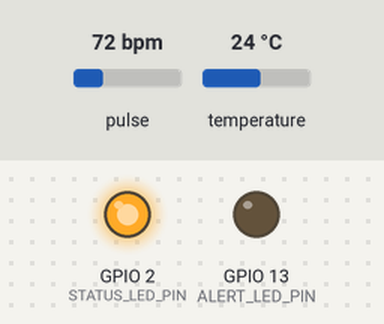
Bench run of a sketch on a simulated ESP32. Parts: output pins drawn as LEDs (lit = HIGH). The inputs (shaded band) are chosen by the test bench; at power-on: pulse 72 bpm, temperature 24 °C. WiFi joins after 1.5 s; servers stay silent unless stated; uploads are accepted with an empty reply; what the sketch prints to the serial monitor is not drawn.

Above: at 3.9 s.
At 6.08 s:
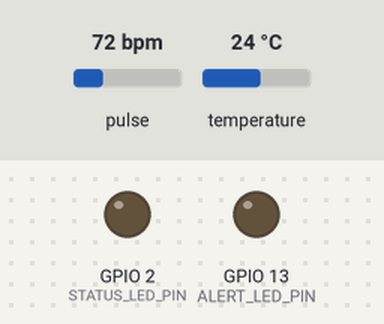
At 6.68 s:
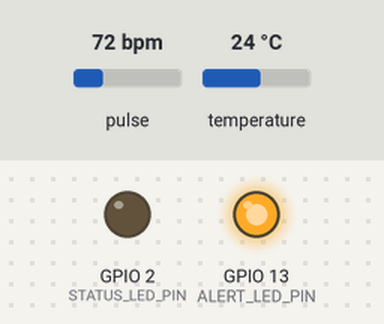
Timing chart, 0 to 7.8 s (numbered marks = the images above):
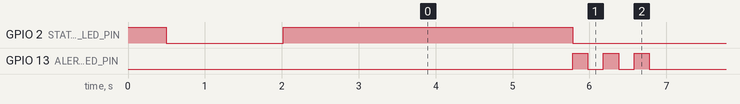

Measured:
- by itself, GPIO 2 (STATUS_LED_PIN): HIGH → LOW at 0.50 s, → HIGH 1.5 s later, → LOW 3.8 s later
- by itself, GPIO 13 (ALERT_LED_PIN): repeats every 5.0 s: 2 × (LOW 0.20 s, HIGH 0.20 s), LOW 4.0 s, HIGH 0.20 s
- by itself, everything shown: repeats every 5.0 s, in 6 steps

The sketch:

smart_patient_monitor.ino
```cpp
/*
  =====================================================
   SMART PATIENT MONITOR — ESP32
   IoT Based Real-Time Patient Health Monitoring System

   Sensors Used:
   - MAX30105  → Heart Rate + SpO2 (Oxygen Level)
   - DS18B20   → Body Temperature
   - WiFi      → Send data to Dashboard (HTTP POST)
  =====================================================
*/

#include <WiFi.h>
#include <HTTPClient.h>
#include <Wire.h>
#include <OneWire.h>
#include <DallasTemperature.h>
#include <MAX30105.h>
#include <heartRate.h>
#include <ArduinoJson.h>

const char* WIFI_SSID     = "YourWiFiName";
const char* WIFI_PASSWORD = "YourWiFiPassword";
const char* SERVER_URL    = "http://your-dashboard-ip:3000/api/patient-data";
const char* PATIENT_NAME  = "John Doe";
const char* PATIENT_ID    = "PT-001";
const char* WARD          = "ICU-3";

#define TEMP_SENSOR_PIN  4
#define ALERT_LED_PIN   13
#define STATUS_LED_PIN   2

OneWire           oneWire(TEMP_SENSOR_PIN);
DallasTemperature tempSensor(&oneWire);
MAX30105          heartSensor;

const float TEMP_MIN  = 36.1;
const float TEMP_MAX  = 37.8;
const int   HR_MIN    = 60;
const int   HR_MAX    = 100;
const int   SPO2_MIN  = 95;

unsigned long lastReadTime  = 0;
const long    READ_INTERVAL = 5000;

float bodyTemp  = 0.0;
int   heartRate = 0;
int   spo2Level = 0;
bool  isAlert   = false;

byte  rateArray[4];
byte  rateSpot      = 0;
long  lastBeat      = 0;
float beatsPerMinute = 0;
int   beatAvg       = 0;

void setup() {
  Serial.begin(115200);
  pinMode(ALERT_LED_PIN,  OUTPUT);
  pinMode(STATUS_LED_PIN, OUTPUT);
  digitalWrite(STATUS_LED_PIN, HIGH);
  delay(500);
  digitalWrite(STATUS_LED_PIN, LOW);
  Serial.println("=== Smart Patient Monitor Booting... ===");
  tempSensor.begin();
  Serial.println("[OK] Temperature sensor ready");
  if (!heartSensor.begin(Wire, I2C_SPEED_FAST)) {
    Serial.println("[ERROR] MAX30105 not found! Check wiring.");
    while (true);
  }
  heartSensor.setup(60, 4, 2, 400, 411, 4096);
  heartSensor.setPulseAmplitudeRed(0x0A);
  heartSensor.setPulseAmplitudeGreen(0);
  Serial.println("[OK] Heart rate sensor ready");
  connectToWiFi();
  Serial.println("=== System Ready! Monitoring Started ===");
  digitalWrite(STATUS_LED_PIN, HIGH);
}

void loop() {
  unsigned long currentTime = millis();
  long irValue = heartSensor.getIR();
  if (checkForBeat(irValue)) {
    long delta      = millis() - lastBeat;
    lastBeat        = millis();
    beatsPerMinute  = 60 / (delta / 1000.0);
    if (beatsPerMinute < 255 && beatsPerMinute > 20) {
      rateArray[rateSpot++] = (byte)beatsPerMinute;
      rateSpot %= 4;
      beatAvg = 0;
      for (byte x = 0; x < 4; x++) beatAvg += rateArray[x];
      beatAvg   /= 4;
      heartRate  = beatAvg;
    }
  }
  if (currentTime - lastReadTime >= READ_INTERVAL) {
    lastReadTime = currentTime;
    readTemperature();
    spo2Level = 98;
    checkAlerts();
    sendDataToDashboard();
    printReadings();
  }
  if (WiFi.status() != WL_CONNECTED) {
    Serial.println("[WARN] WiFi disconnected! Reconnecting...");
    connectToWiFi();
  }
}

void readTemperature() {
  tempSensor.requestTemperatures();
  bodyTemp = tempSensor.getTempCByIndex(0);
  if (bodyTemp == -127.0) {
    Serial.println("[ERROR] Temperature sensor read failed!");
    bodyTemp = 0.0;
  }
}

void checkAlerts() {
  isAlert = false;
  if (bodyTemp < TEMP_MIN || bodyTemp > TEMP_MAX) {
    isAlert = true;
    Serial.println("[ALERT] Abnormal Temperature!");
  }
  if (heartRate < HR_MIN || heartRate > HR_MAX) {
    isAlert = true;
    Serial.println("[ALERT] Abnormal Heart Rate!");
  }
  if (spo2Level < SPO2_MIN) {
    isAlert = true;
    Serial.println("[ALERT] Low Oxygen Level!");
  }
  if (isAlert) {
    digitalWrite(STATUS_LED_PIN, LOW);
    for (int i = 0; i < 3; i++) {
      digitalWrite(ALERT_LED_PIN, HIGH);
      delay(200);
      digitalWrite(ALERT_LED_PIN, LOW);
      delay(200);
    }
  } else {
    digitalWrite(STATUS_LED_PIN, HIGH);
    digitalWrite(ALERT_LED_PIN,  LOW);
  }
}

void sendDataToDashboard() {
  if (WiFi.status() != WL_CONNECTED) return;
  HTTPClient http;
  http.begin(SERVER_URL);
  http.addHeader("Content-Type", "application/json");
  StaticJsonDocument<300> doc;
  doc["patientId"]   = PATIENT_ID;
  doc["patientName"] = PATIENT_NAME;
  doc["ward"]        = WARD;
  doc["temperature"] = bodyTemp;
  doc["heartRate"]   = heartRate;
  doc["spo2"]        = spo2Level;
  doc["isAlert"]     = isAlert;
  doc["timestamp"]   = millis();
  String jsonPayload;
  serializeJson(doc, jsonPayload);
  int httpCode = http.POST(jsonPayload);
  if (httpCode == 200) {
    Serial.println("[OK] Data sent successfully");
  } else {
    Serial.print("[ERROR] HTTP code: ");
    Serial.println(httpCode);
  }
  http.end();
}

void printReadings() {
  Serial.println("─────────────────────────────");
  Serial.print("Patient  : "); Serial.println(PATIENT_NAME);
  Serial.print("Temp     : "); Serial.print(bodyTemp);  Serial.println(" °C");
  Serial.print("Heart    : "); Serial.print(heartRate); Serial.println(" BPM");
  Serial.print("SpO2     : "); Serial.print(spo2Level); Serial.println(" %");
  Serial.print("Status   : "); Serial.println(isAlert ? "ALERT!" : "Normal");
  Serial.println("─────────────────────────────");
}

void connectToWiFi() {
  Serial.print("[INFO] Connecting to WiFi");
  WiFi.begin(WIFI_SSID, WIFI_PASSWORD);
  int attempts = 0;
  while (WiFi.status() != WL_CONNECTED && attempts < 20) {
    delay(500);
    Serial.print(".");
    attempts++;
  }
  if (WiFi.status() == WL_CONNECTED) {
    Serial.println("\n[OK] WiFi Connected!");
    Serial.print("[INFO] IP: ");
    Serial.println(WiFi.localIP());
  } else {
    Serial.println("\n[ERROR] WiFi failed! Will retry...");
  }
}
```
